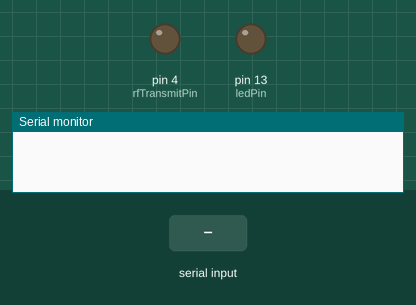
Simulated run of this sketch. Board: Arduino Uno, built with avr-gcc and run on an emulated ATmega328P. On the bench: output pins drawn as LEDs (lit = HIGH), the last lines printed to the serial monitor. The test bench sets the inputs (shaded band).

Above: at 1.2 s.
1.3 s: "1\n" received over Serial
At 2.48 s:
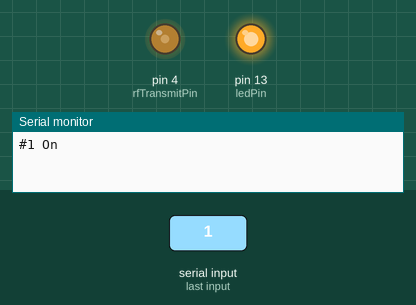
4.3 s: "2\n" received over Serial
At 5.57 s:
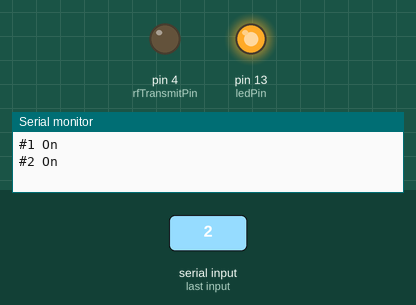
Timing chart, 0 to 7.4 s (numbered marks = the images above; inputs shaded):
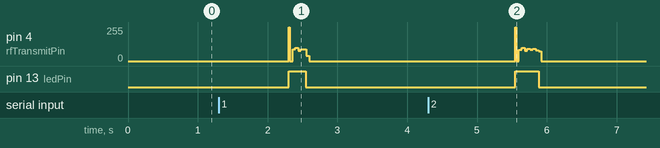

The sketch:

_3OutletSwitch.ino
```cpp
/*
 * Joshua Jarvis
 * 3/25/2017
 *
 * This Arduino file listens for serial input of 1, 2, or 3
 * and upon read sends an RF signal to the corresponding switch
 * to turn on/off an RF outlet.
 *
 */

#define rfTransmitPin 4  //RF Transmitter pin = digital pin 4
#define ledPin 13        //Onboard LED = digital pin 13

//#1 On -
const int on1Size = 160;
byte on1[] = {95,15,15,4,15,5,4,15,16,4,4,15,5,15,5,15,15,4,5,15,4,15,5,15,4,15,5,15,15,4,16,93,5,15,15,4,15,5,4,15,15,5,4,15,5,15,4,16,15,4,5,15,4,15,5,15,4,15,5,15,15,4,16,93,4,16,15,4,15,5,4,15,15,5,4,15,5,15,4,15,16,4,4,16,4,15,5,15,4,15,5,15,15,4,15,94,4,15,16,4,15,5,4,15,15,5,4,15,5,15,4,15,15,5,4,16,4,15,4,16,4,15,5,15,15,4,15,94,4,15,16,4,15,5,4,15,15,5,4,15,5,15,4,15,15,5,4,15,5,15,4,16,4,15,4,16,15,4,13,255};
//#1 Off -
const int off1Size = 122;
byte off1[] = {94,15,15,5,15,4,5,15,15,5,4,15,4,16,4,15,5,15,15,4,5,15,4,15,5,15,4,15,16,4,15,94,4,15,15,5,15,4,5,15,15,4,5,15,4,16,4,15,4,16,15,4,5,15,4,15,5,15,4,15,15,5,15,93,5,15,15,5,15,4,5,15,15,4,5,15,4,15,5,15,4,15,16,4,4,16,4,15,4,16,4,15,15,5,15,93,5,15,15,4,16,4,4,16,15,4,5,15,4,15,5,15,4,15,15,5,4,15,5,15,4,255};
//#2 On -
const int on2Size = 224;
byte on2[] = {94,15,16,4,15,5,4,15,15,5,4,15,5,15,4,15,5,15,4,15,16,4,5,15,4,15,5,15,15,4,15,94,4,15,16,4,15,4,5,15,15,5,4,15,5,15,4,15,5,15,4,15,16,4,4,15,5,15,4,15,16,4,15,94,4,15,15,5,15,4,5,15,15,5,4,15,4,16,4,15,5,15,4,15,15,5,4,15,5,15,4,15,16,4,15,94,4,15,15,5,15,4,5,15,15,4,5,15,4,15,5,15,4,15,5,15,15,5,4,15,5,15,4,15,15,5,15,93,5,15,15,4,16,4,5,15,15,4,5,15,4,15,5,15,4,15,5,15,15,4,5,15,4,16,4,15,15,5,15,93,5,15,15,4,16,4,4,15,16,4,5,15,4,15,5,15,4,15,5,15,15,4,5,15,4,15,5,15,15,5,15,93,5,15,15,4,15,5,4,15,16,4,4,15,5,15,4,16,4,15,5,15,15,4,5,15,4,15,5,15,15,4,16,255};
//#2 Off -
const int off2Size = 132;
byte off2[] = {94,15,16,4,15,4,5,15,15,5,4,15,5,15,4,15,5,15,4,15,5,15,15,4,5,15,4,15,16,4,15,94,4,15,15,5,15,4,5,15,15,4,5,15,4,16,4,15,4,16,4,15,5,15,15,4,5,15,4,15,15,5,15,94,4,15,15,5,15,4,5,15,15,4,5,15,4,15,5,15,4,16,4,15,4,16,15,4,5,15,4,15,15,5,15,93,5,15,15,5,15,4,4,16,15,4,5,15,4,15,5,15,4,15,5,15,4,15,16,4,4,16,4,15,15,5,15,93,5,15,15,255};
//#3 On -
const int on3Size = 132;
byte on3[] = {95,14, 16,4, 15,4, 5,15, 15,5, 4,15, 5,15, 15,4, 5,15, 5,14, 5,15, 5,14, 5,15, 5,14, 16,4, 15,94, 4,15, 16,4, 15,4, 5,15, 15,4, 5,15, 5,15, 15,4, 5,15, 4,15, 5,15, 4,15, 5,15, 5,14, 16,4, 15,94, 4,15, 15,5, 15,4, 5,15, 15,4, 5,15, 5,15, 15,4, 5,15, 4,15, 5,15, 4,15, 5,15, 4,15, 16,4, 15,93, 5,15, 15,5, 15,4, 5,15, 15,4, 5,15, 4,15, 16,4, 5,15, 4,15, 5,15, 4,15, 5,15, 4,15, 16,4, 15,93, 5,15, 15,4};
//#3 Off -
const int off3Size = 98;
byte off3[] = {94,15,16,4,15,5,4,15,15,5,4,15,15,5,4,15,5,15,4,16,4,15,4,16,4,15,4,16,15,4,15,94,4,15,15,5,15,5,4,15,15,5,4,15,15,5,4,15,5,15,4,15,5,15,4,16,4,15,4,16,15,4,15,94,4,15,15,5,15,4,5,15,15,5,4,15,15,5,4,15,4,16,4,15,5,15,4,15,5,15,4,15,15,5,15,94,4,255};

//Variable to hold switch selection
String selection = "0";

//State of the switch off/on
int Switch1State = 0;
int Switch2State = 0;
int Switch3State = 0;

//Frequency - Used to slow down the signal transmission (can be from 75 - 135)
int timeDelay = 115;

void setup(){
  Serial.begin(9600);
  pinMode(rfTransmitPin, OUTPUT);
  pinMode(ledPin, OUTPUT);
}

void loop(){
  if(Serial.available()){
    selection = Serial.readString();
  }

  if(selection=="1\n" && Switch1State == 0){
    Serial.println("#1 On");
    sendSignal(on1,on1Size);
  }else if(selection=="2\n" && Switch2State == 0){
    Serial.println("#2 On");
    sendSignal(on2,on2Size);
  }else if(selection=="3\n" && Switch3State == 0){
    Serial.println("#3 On");
    sendSignal(on3,on3Size);
  }else if(selection=="1\n" && Switch1State == 1){
    Serial.println("#1 Off");
    sendSignal(off1,off1Size);
  }else if(selection=="2\n" && Switch2State == 1){
    Serial.println("#2 Off");
    sendSignal(off2,off2Size);
  }else if(selection=="3\n" && Switch3State == 1){
    Serial.println("#3 Off");
    sendSignal(off3,off3Size);
  }

 if(selection > "0"){
    switch(selection.toInt()){
      case 1:
        Switch1State = !Switch1State;
        break;
      case 2:
        Switch2State = !Switch2State;
        break;
      case 3:
        Switch3State = !Switch3State;
        break;
    }
    selection = "0";
    delay(1000);
  }
}


/*------------------------------------------------------------------------------
   Send the stored signal to the FAN/LIGHT's RF receiver. A time delay is required to synchronise
   the digitalWrite timeframe with the 433MHz signal requirements. This has not been tested with different
   frequencies.
   ------------------------------------------------------------------------------ */
void sendSignal(byte *storedData, int dataSize){
  digitalWrite(ledPin, HIGH);
  for(int i=0; i<dataSize; i=i+2){
      //Send HIGH signal
      digitalWrite(rfTransmitPin, HIGH);
      delayMicroseconds(storedData[i]*timeDelay);
      //Send LOW signal
      digitalWrite(rfTransmitPin, LOW);
      delayMicroseconds(storedData[i+1]*timeDelay);
  }
  digitalWrite(ledPin, LOW);
  delay(1000);
}
```

Measured:
- after the input at 1.3 s, pin 4 (rfTransmitPin): 0/255 → 90/255 after 1.0 s, → 0/255 0.25 s later; pin 13 (ledPin): LOW → HIGH after 1.0 s, → LOW 0.24 s later
- after the input at 4.3 s, pin 13 (ledPin): LOW → HIGH after 1.2 s, → LOW 0.34 s later
